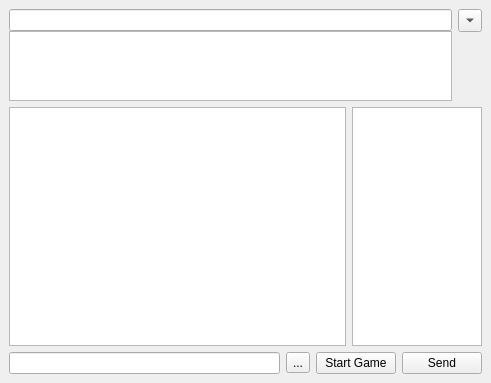
<ui version="4.0" >
 <class>gamechatwidget</class>
 <widget class="QWidget" name="gamechatwidget" >
  <property name="geometry" >
   <rect>
    <x>0</x>
    <y>0</y>
    <width>491</width>
    <height>383</height>
   </rect>
  </property>
  <property name="focusPolicy" >
   <enum>Qt::StrongFocus</enum>
  </property>
  <property name="windowTitle" >
   <string>Form</string>
  </property>
  <layout class="QGridLayout" >
   <property name="margin" >
    <number>9</number>
   </property>
   <property name="spacing" >
    <number>6</number>
   </property>
   <item row="0" column="0" colspan="2" >
    <layout class="QGridLayout" >
     <property name="margin" >
      <number>0</number>
     </property>
     <property name="spacing" >
      <number>6</number>
     </property>
     <item row="0" column="1" >
      <widget class="QToolButton" name="toolButton" >
       <property name="text" >
        <string>...</string>
       </property>
       <property name="checkable" >
        <bool>true</bool>
       </property>
       <property name="arrowType" >
        <enum>Qt::DownArrow</enum>
       </property>
      </widget>
     </item>
     <item rowspan="2" row="0" column="0" >
      <layout class="QVBoxLayout" >
       <property name="margin" >
        <number>0</number>
       </property>
       <property name="spacing" >
        <number>0</number>
       </property>
       <item>
        <widget class="QLineEdit" name="info" >
         <property name="readOnly" >
          <bool>true</bool>
         </property>
        </widget>
       </item>
       <item>
        <widget class="QTextBrowser" name="info_big" >
         <property name="maximumSize" >
          <size>
           <width>16777215</width>
           <height>70</height>
          </size>
         </property>
        </widget>
       </item>
      </layout>
     </item>
    </layout>
   </item>
   <item row="1" column="0" >
    <widget class="QTextEdit" name="textEdit" >
     <property name="readOnly" >
      <bool>true</bool>
     </property>
    </widget>
   </item>
   <item row="1" column="1" >
    <widget class="QListWidget" name="listWidget" >
     <property name="maximumSize" >
      <size>
       <width>130</width>
       <height>16777215</height>
      </size>
     </property>
    </widget>
   </item>
   <item row="2" column="0" colspan="2" >
    <layout class="QHBoxLayout" >
     <property name="margin" >
      <number>0</number>
     </property>
     <property name="spacing" >
      <number>6</number>
     </property>
     <item>
      <widget class="QLineEdit" name="line" >
       <property name="acceptDrops" >
        <bool>true</bool>
       </property>
      </widget>
     </item>
     <item>
      <widget class="QToolButton" name="smileys" >
       <property name="text" >
        <string>...</string>
       </property>
       <property name="icon" >
        <iconset>images/smileys/biggrin.png</iconset>
       </property>
       <property name="checkable" >
        <bool>true</bool>
       </property>
       <property name="popupMode" >
        <enum>QToolButton::InstantPopup</enum>
       </property>
      </widget>
     </item>
     <item>
      <widget class="QPushButton" name="startGame" >
       <property name="text" >
        <string>Start Game</string>
       </property>
      </widget>
     </item>
     <item>
      <widget class="QPushButton" name="sendButton" >
       <property name="text" >
        <string>Send</string>
       </property>
      </widget>
     </item>
    </layout>
   </item>
  </layout>
 </widget>
 <resources/>
 <connections>
  <connection>
   <sender>toolButton</sender>
   <signal>toggled(bool)</signal>
   <receiver>info_big</receiver>
   <slot>setShown(bool)</slot>
   <hints>
    <hint type="sourcelabel" >
     <x>470</x>
     <y>31</y>
    </hint>
    <hint type="destinationlabel" >
     <x>424</x>
     <y>79</y>
    </hint>
   </hints>
  </connection>
  <connection>
   <sender>toolButton</sender>
   <signal>toggled(bool)</signal>
   <receiver>info</receiver>
   <slot>setHidden(bool)</slot>
   <hints>
    <hint type="sourcelabel" >
     <x>455</x>
     <y>24</y>
    </hint>
    <hint type="destinationlabel" >
     <x>413</x>
     <y>25</y>
    </hint>
   </hints>
  </connection>
  <connection>
   <sender>info</sender>
   <signal>textChanged(QString)</signal>
   <receiver>info_big</receiver>
   <slot>setText(QString)</slot>
   <hints>
    <hint type="sourcelabel" >
     <x>278</x>
     <y>26</y>
    </hint>
    <hint type="destinationlabel" >
     <x>280</x>
     <y>60</y>
    </hint>
   </hints>
  </connection>
 </connections>
</ui>
